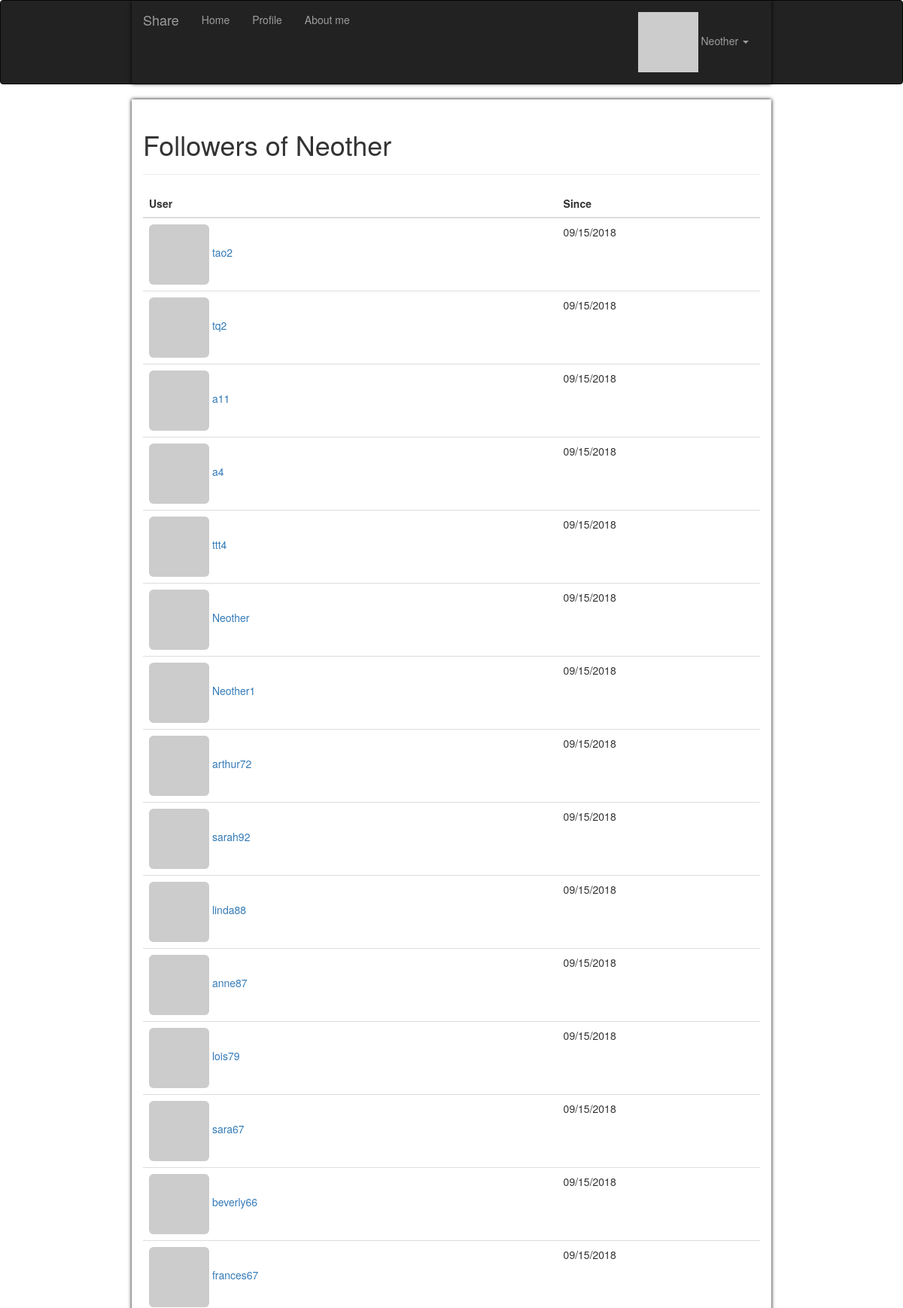
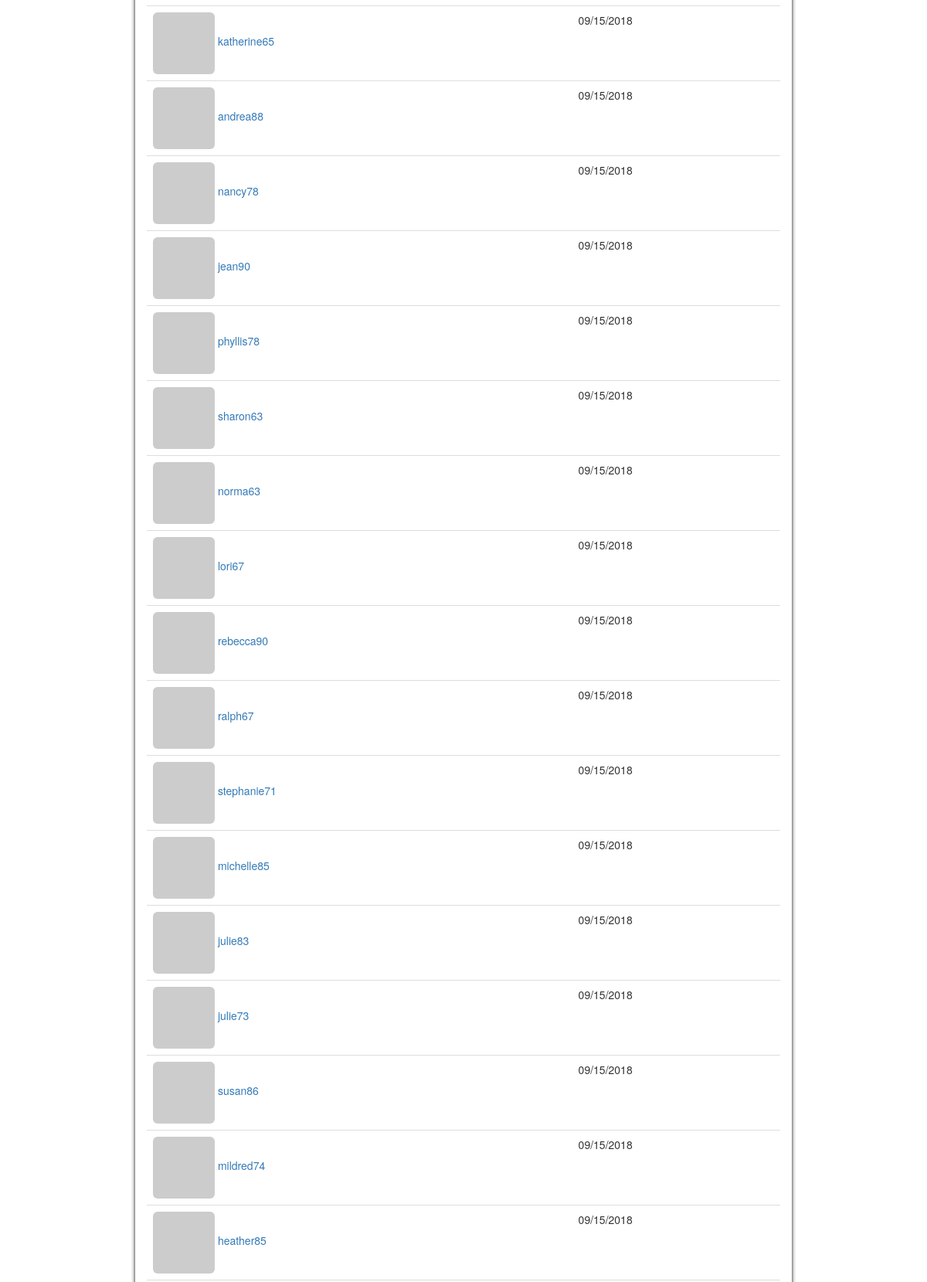
Page /followers/Neother (signed in, upper part) on the committed database (2 pictures, top to bottom).
### app/models.py (models this page shows, shortened)
class User(UserMixin, db.Model):
    __tablename__ = 'users'
    id = db.Column(db.Integer, primary_key=True)
    email = db.Column(db.String(64), unique=True, index=True)
    username = db.Column(db.String(64), unique=True, index=True)
    password_hash = db.Column(db.String(128))
    role_id = db.Column(db.Integer, db.ForeignKey('roles.id'))
    confirmed = db.Column(db.Boolean, default=False)
    showaboutme = db.Column(db.Boolean, default=False)
    location = db.Column(db.String(64))
    about_me = db.Column(db.Text())
    member_since = db.Column(db.DateTime(), default=datetime.utcnow)
    last_seen = db.Column(db.DateTime(), default=datetime.utcnow)
    avatar_hash = db.Column(db.String(32))
    posts = db.relationship('Post', backref='author',
                            lazy='dynamic', cascade='all, delete-orphan')
    comments = db.relationship('Comment', backref='author', lazy='dynamic')
    followed = db.relationship('Follow', foreign_keys=[Follow.follower_id], backref=db.backref(
        'follower', lazy='joined'), lazy='dynamic', cascade='all, delete-orphan')
    followers = db.relationship('Follow', foreign_keys=[Follow.followed_id], backref=db.backref(
        'followed', lazy='joined'), lazy='dynamic', cascade='all, delete-orphan')
    @property
    def password(self):
        raise AttributeError('password is not a readable attribute')
    @login_manager.user_loader
    def load_user(user_id):
        return User.query.get(int(user_id))
    def can(self, perm):
        return self.role is not None and self.role.has_permission(perm)
    def is_administrator(self):
        return self.can(Permission.ADMIN)
    def ping(self):
        self.last_seen = datetime.utcnow()
        db.session.add(self)
    def gravatar_hash(self):
        return hashlib.md5(self.email.lower().encode('utf-8')).hexdigest()
    def gravatar(self, size=100, default='identicon', rating='g'):
        url = 'https://secure.gravatar.com/avatar'
        hash = self.avatar_hash or self.gravatar_hash()
        return '{url}/{hash}?s={size}&d={default}&r={rating}'.format(
            url=url, hash=hash, size=size, default=default, rating=rating)

class Follow(db.Model):
    __tablename__ = 'follows'
    follower_id = db.Column(
        db.Integer, db.ForeignKey('users.id'), primary_key=True)
    followed_id = db.Column(
        db.Integer, db.ForeignKey('users.id'), primary_key=True)
    timestamp = db.Column(db.DateTime, default=datetime.utcnow)

### app/main/views.py (the view)
@main.route('/followers/<username>')
@login_required
def followers(username):
    user = User.query.filter_by(username=username).first()
    follows = user.followers
    return render_template('followers.html', user=user, title="Followers of", follows=follows)

### app/auth/views.py (called while the page is built)
@auth.before_app_request
def before_request():
    if current_user.is_authenticated:
        current_user.ping()
        if not current_user.confirmed \
                and request.blueprint != 'auth' \
                and request.endpoint != 'static':
            return redirect(url_for('auth.unconfirmed'))

### app/main/__init__.py (called while the page is built)
@main.app_context_processor
def inject_permissions():
    return dict(Permission=Permission)

### app/models.py (called while the page is built)
    def has_permission(self, perm):
        return self.permissions & perm == perm

### app/templates/followers.html (shortened to what this page needs)
{% extends "base.html" %}
{% import "_macros.html" as macros %}
{% block page_content %}
<div class="page-header">
    <h1>{{ title }} {{ user.username }}</h1>
</div>
<table class="table table-hover followers">
    <thead><tr><th>User</th><th>Since</th></tr></thead>
    {% for follow in follows %}
    <tr>
        <td>
            <a href="{{ url_for('.user', username = follow.follower.username) }}">
                <img class="img-rounded" src="{{ follow.follower.gravatar(size=32) }}">
                {{ follow.follower.username }}
            </a>
        </td>
        <td>{{ moment(follow.timestamp).format('L') }}</td>
    </tr>
    {% endfor %}
</table>
{% endblock %}

### app/templates/base.html (shortened to what this page needs)
{% extends "bootstrap/base.html" %}
{% block head %}
    {{ super() }}
    <link rel="stylesheet" type="text/css" href="{{ url_for('static', filename='styles.css') }}">
{% endblock %}
{% block navbar %}
    <div class="navbar navbar-inverse" role="navigation">
        <div class="container">
            <div class="navbar-header">
                <a class="navbar-brand" href="{{ url_for('main.index') }}">Share</a>
            </div>
            <div class="navbar-collapse collapse">
                <ul class="nav navbar-nav">
                    <li><a href="{{ url_for('main.index') }}">Home</a></li>
                    {% if current_user.is_authenticated %}
                        <li><a href="{{ url_for('main.user', username=current_user.username) }}">Profile</a></li>
                    {% endif %}
                    <li><a href="{{ url_for('main.aboutme') }}">About me</a></li>
                </ul>
                <ul class="nav navbar-nav navbar-right">
                    {% if current_user.is_authenticated %}
                        <li class="dropdown">
                            <a href="#" class="dropdown-toggle" data-toggle="dropdown">
                                <img src="{{ current_user.gravatar(size=18) }}">
                                {{current_user.username}} <b class="caret"></b>
                            </a>
                        </li>
                    {% else %}
                        <li><a href="{{ url_for('auth.login') }}">Log In</a></li>
                    {% endif %}
                </ul>
            </div>
        </div>
    </div>
{% endblock %}
{% block content %}
    <div class="container">
        {% block page_content %}{% endblock %}
    </div>
{% endblock %}

### app/static/styles.css (style rules this page uses)
.table.followers tr { border-bottom: 1px solid #e0e0e0; }
.container { padding-right: 15px; padding-left: 15px; margin-right: auto; margin-left: auto; box-shadow: black 0px 0px 5px; }
@media (min-width: 768px) { .container { width: 750px; } }
@media (min-width: 848px) { .container { width: 770px; } }
@media (min-width: 1200px) { .container { width: 850px; } }

### rows in the picture
User: username "Neother"
Follow: follower.username "tao2", timestamp "09/15/2018"
Follow: follower.username "tq2", timestamp "09/15/2018"
Follow: follower.username "a11", timestamp "09/15/2018"
Follow: follower.username "a4", timestamp "09/15/2018"
Follow: follower.username "ttt4", timestamp "09/15/2018"
Follow: follower.username "Neother", timestamp "09/15/2018"
Follow: follower.username "Neother1", timestamp "09/15/2018"
Follow: follower.username "arthur72", timestamp "09/15/2018"
Follow: follower.username "sarah92", timestamp "09/15/2018"
Follow: follower.username "linda88", timestamp "09/15/2018"
Follow: follower.username "anne87", timestamp "09/15/2018"
Follow: follower.username "lois79", timestamp "09/15/2018"
Follow: follower.username "sara67", timestamp "09/15/2018"
Follow: follower.username "beverly66", timestamp "09/15/2018"
Follow: follower.username "frances67", timestamp "09/15/2018"
Follow: follower.username "katherine65", timestamp "09/15/2018"
Follow: follower.username "andrea88", timestamp "09/15/2018"
Follow: follower.username "nancy78", timestamp "09/15/2018"
Follow: follower.username "jean90", timestamp "09/15/2018"
Follow: follower.username "phyllis78", timestamp "09/15/2018"
Follow: follower.username "sharon63", timestamp "09/15/2018"
Follow: follower.username "norma63", timestamp "09/15/2018"
Follow: follower.username "lori67", timestamp "09/15/2018"
Follow: follower.username "rebecca90", timestamp "09/15/2018"
Follow: follower.username "ralph67", timestamp "09/15/2018"
Follow: follower.username "stephanie71", timestamp "09/15/2018"
Follow: follower.username "michelle85", timestamp "09/15/2018"
Follow: follower.username "julie83", timestamp "09/15/2018"
Follow: follower.username "julie73", timestamp "09/15/2018"
Follow: follower.username "susan86", timestamp "09/15/2018"
Follow: follower.username "mildred74", timestamp "09/15/2018"
Follow: follower.username "heather85", timestamp "09/15/2018"

### other values in the picture
{{ title }} "Followers of"
